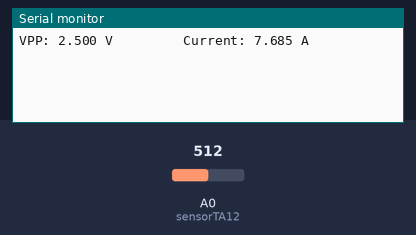
This sketch was run on a simulated Arduino Uno, built with avr-gcc and run on an emulated ATmega328P. Shown: the last lines printed to the serial monitor. The inputs (shaded band) are chosen by the test bench; at power-on: A0 (sensorTA12) = 512.

Above: at 1.2 s.
1.3 s: A0 (sensorTA12) set to 716
At 2.6 s:
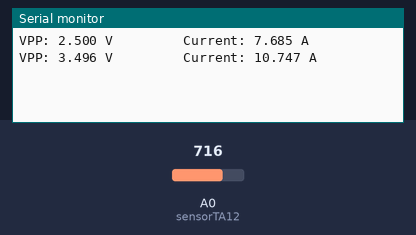
2.8 s: A0 (sensorTA12) set to 900
At 3.8 s:
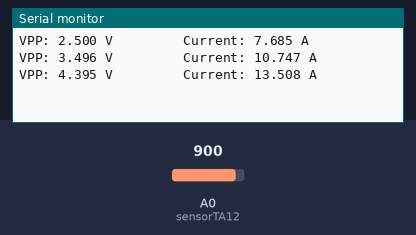
Timing chart, 0 to 5.8 s (numbered marks = the images above; inputs shaded):
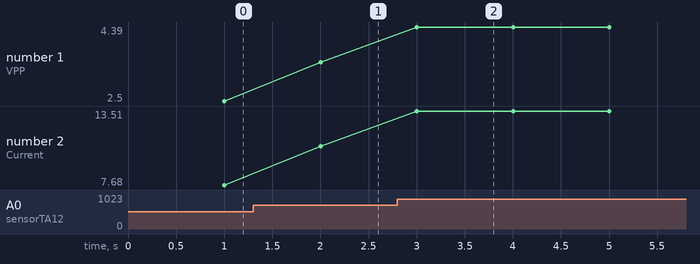

The sketch:

AmperMetr-test168.ino
```cpp
int sensorTA12 = A0; // Analog input pin that sensor is attached to

float nVPP;   // Voltage measured across resistor
float nCurrThruResistorPP; // Peak Current Measured Through Resistor
float nCurrThruResistorRMS; // RMS current through Resistor
float nCurrentThruWire;     // Actual RMS current in Wire

void setup()
 {
   Serial.begin(38400);
   pinMode(sensorTA12, INPUT);
 }


 void loop()
 {


   nVPP = getVPP();

   Serial.print("VPP: ");
   Serial.print(nVPP,3);
   Serial.print(" V         ");
   /*
   Use Ohms law to calculate current across resistor
   and express in mA
   */

   nCurrThruResistorPP = (nVPP/230.0) * 1000.0;

   /*
   Use Formula for SINE wave to convert
   to RMS
   */

   nCurrThruResistorRMS = nCurrThruResistorPP * 0.707;

   /*
   Current Transformer Ratio is 1000:1...

   Therefore current through 200 ohm resistor
   is multiplied by 1000 to get input current
   */

   nCurrentThruWire = nCurrThruResistorRMS * 1000;

   Serial.print("Current: ");
   Serial.print(nCurrThruResistorRMS,3);
   Serial.println(" A ");
 }


 /************************************
In order to calculate RMS current, we need to know
the peak to peak voltage measured at the output across the
200 Ohm Resistor

The following function takes one second worth of samples
and returns the peak value that is measured
 *************************************/


float getVPP()
{
  float result;
  int readValue;             //value read from the sensor
  int maxValue = 0;          // store max value here
   uint32_t start_time = millis();
   while((millis()-start_time) < 1000) //sample for 10 Sec
   {
       readValue = analogRead(sensorTA12);
       // see if you have a new maxValue
       if (readValue > maxValue)
       {
           /*record the maximum sensor value*/
           maxValue = readValue;
       }
   }

   // Convert the digital data to a voltage
   result = (maxValue * 5.0)/1024.0;

   return result;
 }
```

Measured:
- after the input at 1.3 s, the serial monitor: prints a new line after 0.70 s (image 1)
- after the input at 2.8 s, the serial monitor: prints a new line after 0.20 s (image 2)
- plotted number 1: 2.5 → 3.5 after the input at 1.3 s, 3.5 → 4.39 after the input at 2.8 s
- plotted number 2: 7.68 → 10.75 after the input at 1.3 s, 10.75 → 13.51 after the input at 2.8 s
